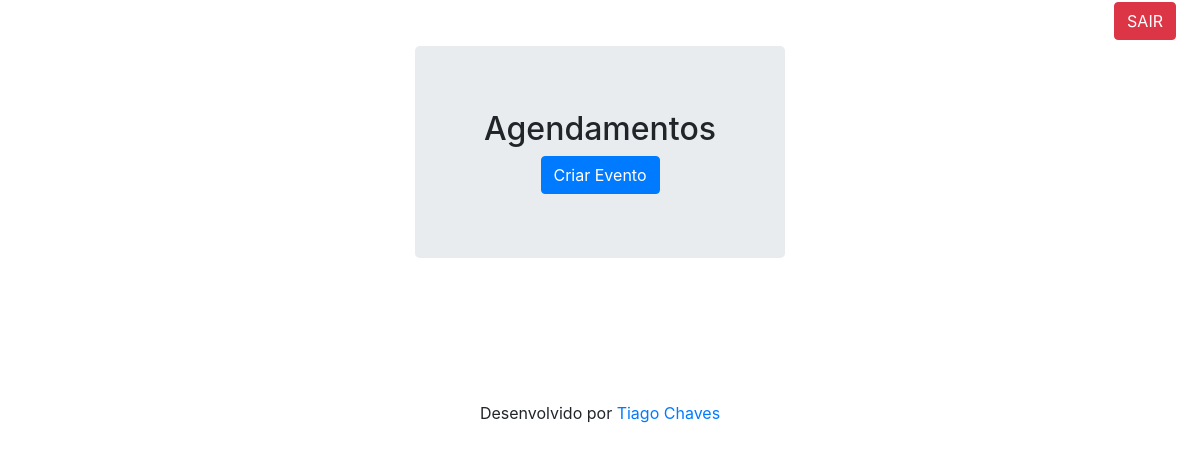
Page /agenda/ (signed in) on the earlier database version.
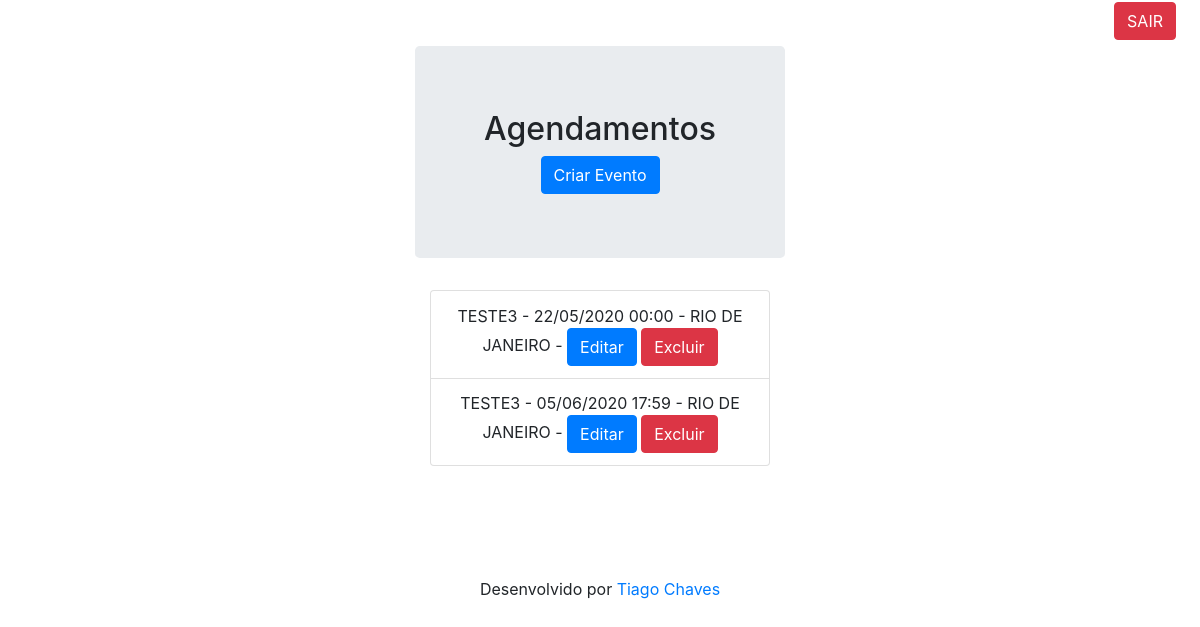
Same page on the later database version.
### core/models.py (models this page shows, shortened)
class Evento(models.Model):
    titulo = models.CharField(max_length=100)
    descricao = models.TextField(blank=True, null=True)
    data_evento = models.DateTimeField(verbose_name='Data do Evento')
    data_criacao = models.DateTimeField(auto_now=True, verbose_name='Data do Registro')
    local = models.CharField(max_length=100, blank=True, null=True, default=' ')
    usuario = models.ForeignKey(User, on_delete=models.CASCADE)
    class Meta:
        db_table = 'evento'
    def get_data_evento(self):
        return self.data_evento.strftime('%d/%m/%Y %H:%M')
    def get_evento_atrasado(self):
        if self.data_evento < datetime.now():
            return True
        else:
            return False

### core/views.py (the view)
# urls.py: path('agenda/', views.lista_eventos, name='lista_eventos'),
@login_required(login_url='/login/')
def lista_eventos(request):
    usuario = request.user
    data_atual = datetime.now() - timedelta(hours=24)
    evento = Evento.objects.filter(usuario=usuario,
                                   data_evento__gt=data_atual)
    dados = {'eventos': evento}
    return render(request, 'agenda.html', dados)

### templates/agenda.html (shortened to what this page needs)
{% extends "model-page.html" %}
{% block content %}
<section class="container-fluid text-center">
    <div class="row">
        <div class="col-lg-4"> </div>
            <div class="col-lg-4">
                <div class="jumbotron">
            <h2>Agendamentos</h2>
            <a href="evento/">
            <button type="button" class="btn btn-primary">Criar Evento</button>
            </a>
            </div>
                <div class="col-auto">
                    <ul  class="list-group">
                        {% for evento in eventos %}
                        <li class="list-group-item">
                            <div style=>
                                {{ evento.titulo | upper}} -
                                {{ evento.get_data_evento }} -
                                {{ evento.local | upper }} -
                                <a href="evento/?id={{ evento.id }}">
                                    <button type="button" class="btn btn-primary">Editar</button>
                                </a>
                            <a href="evento/delete/{{ evento.id }}" onclick="alert('{{ evento.titulo }} Cancelado')">
                             <button type="button" class="btn btn-danger">Excluir</button>
                            </a>
                            </div>
                        </li>
                        {% endfor %}
                    </ul>
                </div>
            </div>
        <div class="col-lg-4"></div>
    </div>
</section>
{% endblock %}

Differences in the rows shown:
added Evento: titulo "TESTE3", get_data_evento "22/05/2020 00:00", local "RIO DE JANEIRO"
added Evento: titulo "TESTE3", get_data_evento "05/06/2020 17:59", local "RIO DE JANEIRO"
